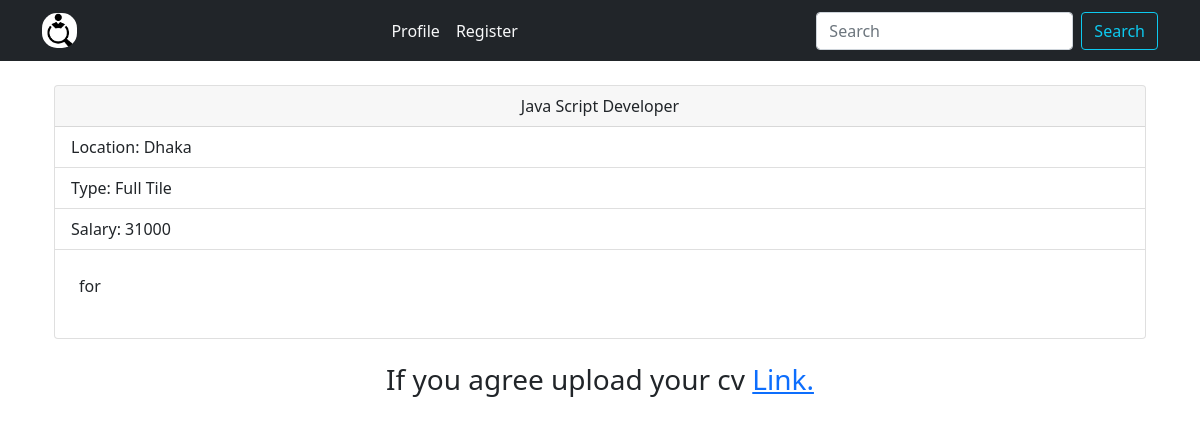
The page /details/2 on the database its author committed.
### App/models.py (models this page shows, shortened)
class Job(models.Model):
    title = models.CharField(max_length=100)
    descriptions = models.TextField(null=True)
    expiry = models.DateField(null=True)
    date = models.DateTimeField(auto_now_add=True)
    salary = models.IntegerField()
    location = models.ForeignKey(Location, on_delete=models.CASCADE, null= True)
    author = models.ForeignKey(Author, on_delete=models.CASCADE, null= True)
    skills = models.ManyToManyField(Skills)
    option = models.CharField(max_length=12, choices=NEWSLETTER_OPTION, default="Full Time")
    class Meta:
        ordering = ['-id']

class Location(models.Model):
    permanentAddress = models.CharField(max_length=100)
    city = models.CharField(max_length=20)
    country = models.CharField(max_length=25)
    zip = models.CharField(max_length=9)

### App/views.py (the view)
# urls.py: path('details/<int:id>', views.details, name='details'),
def details(request, id):
    if id == 0:
        return redirect(reverse('home'))
    jobs = Job.objects.get(pk=id)
    context = {
        "jobs": jobs,
    }
    return render(request,'Home/details.html',context)

### Template/Home/details.html (shortened to what this page needs)
{% extends 'base.html' %}
{% block content %}
    <div class="container mt-4">
        <div class="card">
            <div class="card-header text-center">
                {{ jobs.title }}
            </div>
            <ul class="list-group list-group-flush">
                <li class="list-group-item">Location: {{jobs.location.city}}</li>
                <li class="list-group-item">Type: {{ jobs.option }}</li>
                <li class="list-group-item">Salary: {{jobs.salary}}</li>
                <p class="p-4 justify">{{jobs.descriptions}}</p>
            </ul>
        </div>
        <br>
        <div class="">
            <h3 class="text-center"> If you agree upload your cv <a href="{% url 'file' %}">Link.</a></h3>
        </div>
    </div>
{% endblock %}

### rows shown on the page
Job: title "Java Script Developer", location.city "Dhaka", option "Full Tile", salary "31000", descriptions "for"
